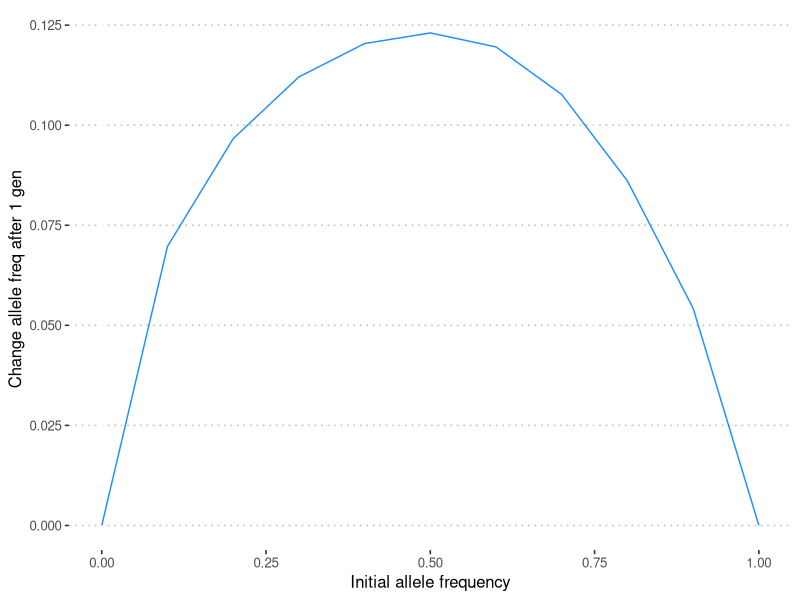
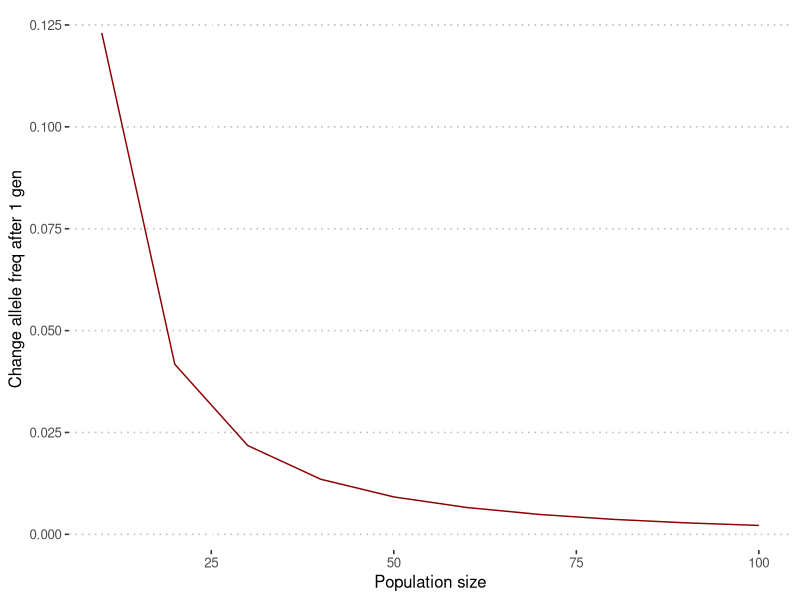

These charts were generated, in order, by the following R code:
## ---- chunk 1
knitr::opts_chunk$set(echo = TRUE)
## ---- chunk 2

expected <- function(init_allele_freq, pop_size, delta_allele_freq){
  
  num_delta_alleles <- pop_size * delta_allele_freq
  num_init_alleles <- pop_size * init_allele_freq
  routes <- num_init_alleles + c(-1*num_delta_alleles, num_delta_alleles)
  routes <- unique(routes[routes >= 0])  # remove negative values since not possible
  sum(mapply(dbinom, routes, pop_size, init_allele_freq))
  
}
## ---- chunk 3
expected_change <- function(init_allele_freq, pop_size){
  
  magnitudes <- seq(0, 1-init_allele_freq, 0.1)
  sum(mapply(expected, init_allele_freq, pop_size, magnitudes) * magnitudes)

}
## ---- chunk 4
library(ggplot2)
library(ggpubr)

df.a <- data.frame(init_allele_freq=seq(0, 1, 0.1), pop_size=10)
df.a$delta_allele_freq <- mapply(expected_change, df.a$init_allele_freq, df.a$pop_size)
ggplot(df.a, aes(x=init_allele_freq, y=delta_allele_freq)) + geom_line(color='dodgerblue') +
      theme_pubclean() + labs(x='Initial allele frequency', y='Change allele freq after 1 gen')
  
## ---- chunk 5
drift <- function(freq_gen_1, freq_gen_2){
  abs(freq_gen_1 - freq_gen_2)
}
## ---- chunk 6
df.b <- data.frame(init_allele_freq=0.5, pop_size=seq(10, 100, 10))
df.b$delta_allele_freq <- mapply(expected_change, df.b$init_allele_freq, df.b$pop_size)
ggplot(df.b, aes(x=pop_size, y=delta_allele_freq)) + geom_line(color='darkred') +
      theme_pubclean() + labs(x='Population size', y='Change allele freq after 1 gen')
